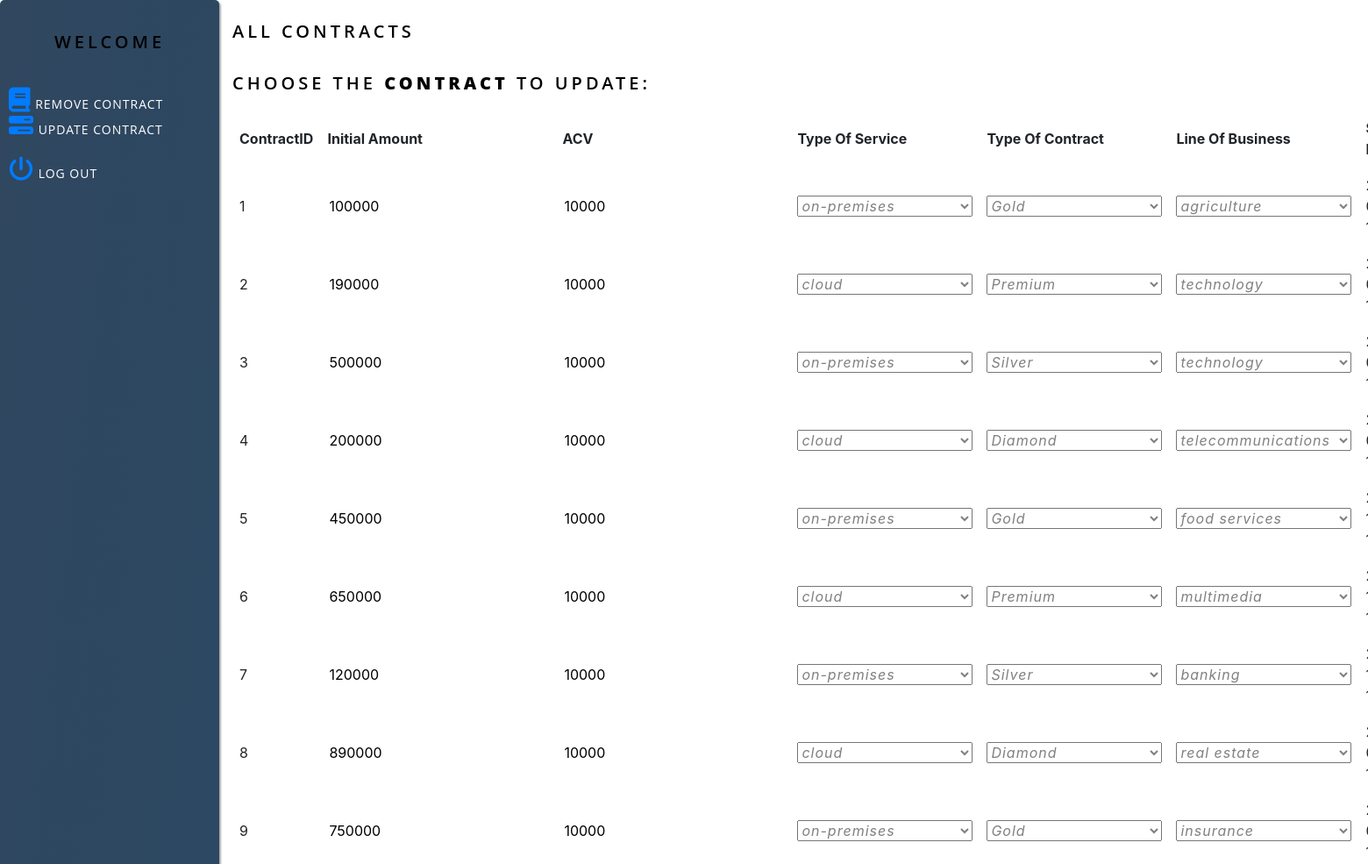
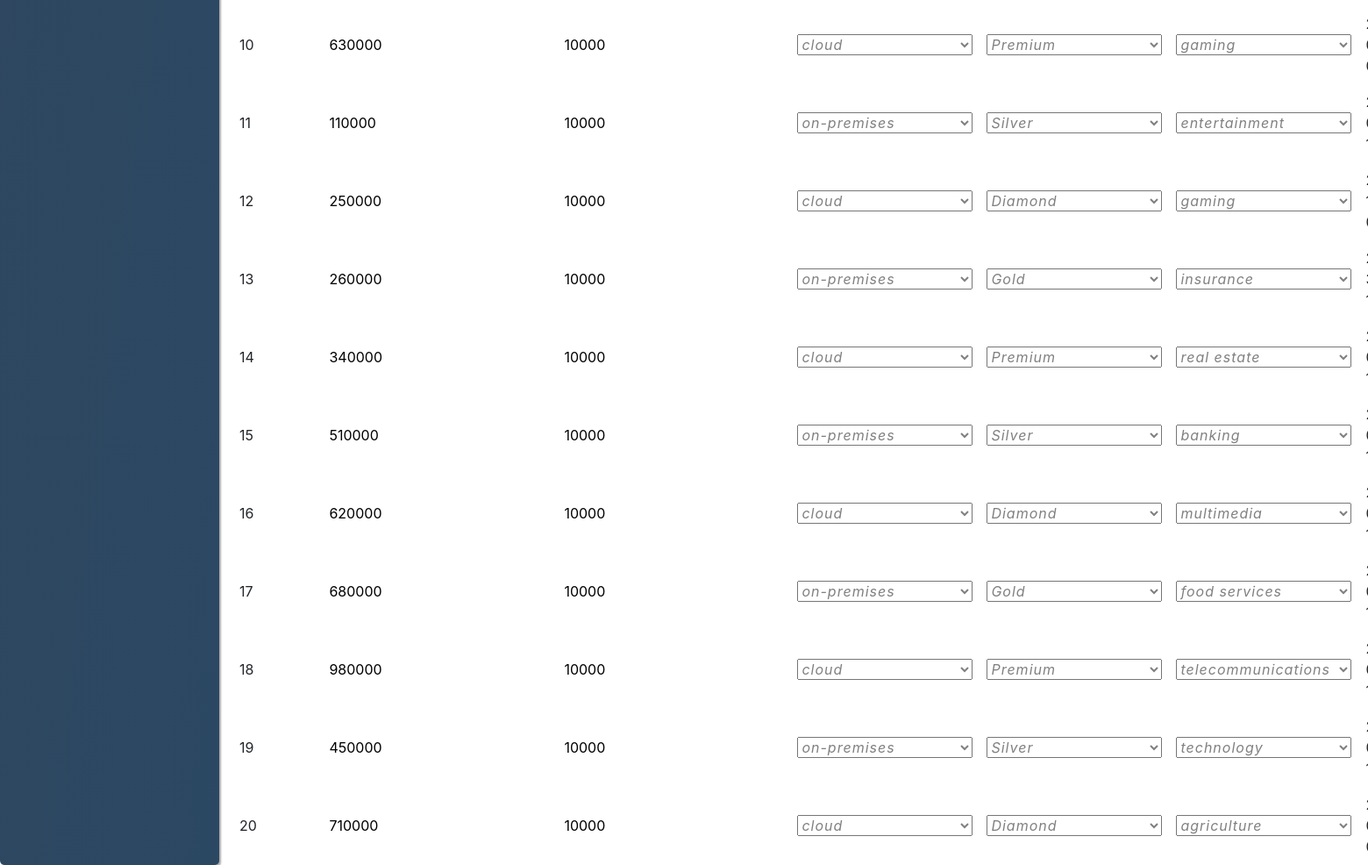
The app's page /Admin/updateContractPage.php with its own data (2 pictures, top to bottom).
### tables this page shows
CREATE TABLE Contract (
  contractId       INTEGER UNIQUE                                NOT NULL    AUTO_INCREMENT,
  companyId        INTEGER REFERENCES Company (companyId),
  initialAmount    REAL                                          NOT NULL,
  ACV              REAL                                          NOT NULL,
  typeOfService    ENUM ('on-premises', 'cloud')                 NOT NULL,
  typeOfContract   ENUM ('gold', 'premium', 'silver', 'diamond') NOT NULL,
  LineOfBusinessId INTEGER REFERENCES LineOfBusiness (lineOfBusinessId),
  startDate        VARCHAR(40)                                   NOT NULL,
  state            ENUM ('active', 'expired')                                DEFAULT 'active',
  satisfaction     TINYINT                                                   DEFAULT 0,
  PRIMARY KEY (contractId)
);

CREATE TABLE LineOfBusiness (
  lineOfBusinessId INTEGER UNIQUE                                                   NOT NULL AUTO_INCREMENT,
  businessTypeName VARCHAR(50)                                                      NOT NULL,
  tamId            INTEGER REFERENCES Employee (employeeId),
  PRIMARY KEY (lineOfBusinessId)
);

### web/Admin/updateContractPage.php (the view, shortened to what this page needs)
<?php
	require '../db.php';
	 $username = $_SESSION['username'];
	$sql_contract = "SELECT * FROM Contract";
	$contract_query = $mysqli->query($sql_contract);
?>
<!DOCTYPE html>
<html>
<head>
    <link rel="stylesheet" type="text/css" href="../css/style.css">
    <link href="../vendor/bootstrap/css/bootstrap.min.css" rel="stylesheet">
	<link href="../vendor/font-awesome/css/font-awesome.min.css" rel="stylesheet">
</head>
<body>
    <div class="container">
        <div class="sidenav">
			<p class="form-title"> Welcome <?=$username?></p>
			<br />
            <a href="removeContract.php">
                <i class="fa fa-2x fa-book text-primary sr-icons"></i>
                    Remove Contract</a> <br />
            <a href="updateContractPage.php">
                <i class="fa fa-2x fa-tasks text-primary sr-icons"></i>
					Update Contract</a> <br /> <br />
            <a href="../logout.php">
                <i class="fa fa-2x fa-power-off text-primary sr-icons"></i>
                    Log out</a> <br />
		</div>
		<br />
	<h2 class="text"> All Contracts </h2>
	<br />
	<p> Choose the <strong> Contract </strong> to Update: </p>
	<form action="updateContractPage.php" class="contracts" method="post" autocomplete="off">
			<table>
			<tr>
			    <th> ContractID </th>
			   	<th> Initial Amount </th>
			    <th> ACV </th>
			    <th> Type Of Service </th>
			    <th> Type Of Contract </th>
			    <th> Line Of Business</th>
			    <th> Start Date </th>
		    </tr>
		    <?php
		    	while($contract = $contract_query->fetch_assoc()) {
					$LineOfBusinessId = $contract['LineOfBusinessId'];
					$sql_lineOfBusiness = "SELECT businessTypeName FROM LineOfBusiness WHERE LineOfBusinessId = $LineOfBusinessId";
					$businessTypeName_query = $mysqli->query($sql_lineOfBusiness);
					$businessTypeName = $businessTypeName_query->fetch_assoc();
					echo "<tr class='clickable_row'>";
					echo "<td>" . $contract["contractId"] . "</td>";
				    echo "<td><input type='number' value='" . $contract["initialAmount"] . "' name='IA" . $contract["contractId"] . "'/></td>";
				    echo "<td><input type='number' value='" . $contract["ACV"] . "' name='AV" . $contract["contractId"] . "'/></td>";
				    if($contract["typeOfService"] === "cloud") {
				    	echo "<td><select name='typeOfService[]'>
				    			<option value='" . $contract["typeOfService"] . "' default>" . $contract["typeOfService"] . "</option>
				    			<option value='on-premises' default>on-premises</option>
				    		  <select></td>";
				    } else {
				    	echo "<td><select name='typeOfService[]'>
				    			<option value='" . $contract["typeOfService"] . "' default>" . $contract["typeOfService"] . "</option>
				    			<option value='cloud' default>cloud</option>
				    		  <select></td>";
				    }
				   	echo "<td><select name='typeOfContract[]'>";
				    echo "<option value='" . ucfirst($contract["typeOfContract"]) . "' default>" . ucfirst($contract["typeOfContract"]) . "</option>";
				    echo "<select></td>";
				    echo "<td><select name='businessTypeName[]'>";
				    echo "<option value='" . $businessTypeName['businessTypeName'] . "' default>" . $businessTypeName['businessTypeName'] . "</option>";
				    echo "<select></td>";
				    echo "<td>" . $contract["startDate"] . "</td>";
				    echo "</tr>";
				}
		    ?>
			</table>
	</form>
</div>
</body>
</html>

### web/css/style.css (style rules this page uses)
.sidenav { height: 100%; width: 250px; position: fixed; z-index: 1; top: 0; left: 0; background: linear-gradient(to bottom right, #30475f, #2b4863); background-color: #30475f; overflow-x: hidden; padding-top: 20px; font-family: 'Open Sans' , sans-serif; font-size: 14px; font-weight: 600; color: #FFFFFF; letter-spacing: 4px; box-shadow: 2px 2px 2px #aaaaaa; border-radius: 5px; }
.sidenav a { text-decoration: none; text-align: left; margin-left: 10px; margin-bottom: 20px; color: #FFFFFF; }
body { background: url('../images/cloud_trees.jpg') fixed; background-size: cover; padding: 0; }
.container { margin-left: 250px !important; }
p.form-title { font-family: 'Open Sans' , sans-serif; font-size: 20px; font-weight: 600; text-align: center; color: black; margin-top: 5%; text-transform: uppercase; letter-spacing: 4px; }
p { font-family: 'Open Sans' , sans-serif; font-size: 20px; font-weight: 600; color: black; text-transform: uppercase; letter-spacing: 4px; }
.text { font-family: 'Open Sans' , sans-serif; font-size: 20px; font-weight: 600; color: black; text-transform: uppercase; letter-spacing: 4px; }
.contracts form, .contracts table, .contracts select { width: 200px !important; }
form input[type="number"] { background: 0; border: 0; outline: 0; }
form input[type="submit"], a, button { width: 100%; font-size: 14px; text-transform: uppercase; font-weight: 500; margin-top: 16px; outline: 0; cursor: pointer; letter-spacing: 1px; }
select { width:100%; position: relative; font-family: 'Open Sans' , sans-serif; font-size: 12px; font-weight: 400; letter-spacing: 1px; font-style: italic; color: gray; text-align: left; }
table { border-collapse: collapse; padding-left: 20px; padding-right: 20px; }
th, td { padding: 8px; text-align: left; border-bottom: 1px solid #FFFFFF; }

### records on screen
contract: contractId "1", initialAmount "100000", ACV "10000", typeOfService "on-premises", typeOfContract "Gold", LineOfBusinessId.businessTypeName "agriculture"
contract: contractId "2", initialAmount "190000", ACV "10000", typeOfService "cloud", typeOfContract "Premium", LineOfBusinessId.businessTypeName "technology"
contract: contractId "3", initialAmount "500000", ACV "10000", typeOfService "on-premises", typeOfContract "Silver", LineOfBusinessId.businessTypeName "technology"
contract: contractId "4", initialAmount "200000", ACV "10000", typeOfService "cloud", typeOfContract "Diamond", LineOfBusinessId.businessTypeName "telecommunications"
contract: contractId "5", initialAmount "450000", ACV "10000", typeOfService "on-premises", typeOfContract "Gold", LineOfBusinessId.businessTypeName "food services"
contract: contractId "6", initialAmount "650000", ACV "10000", typeOfService "cloud", typeOfContract "Premium", LineOfBusinessId.businessTypeName "multimedia"
contract: contractId "7", initialAmount "120000", ACV "10000", typeOfService "on-premises", typeOfContract "Silver", LineOfBusinessId.businessTypeName "banking"
contract: contractId "8", initialAmount "890000", ACV "10000", typeOfService "cloud", typeOfContract "Diamond", LineOfBusinessId.businessTypeName "real estate"
contract: contractId "9", initialAmount "750000", ACV "10000", typeOfService "on-premises", typeOfContract "Gold", LineOfBusinessId.businessTypeName "insurance"
contract: contractId "10", initialAmount "630000", ACV "10000", typeOfService "cloud", typeOfContract "Premium", LineOfBusinessId.businessTypeName "gaming"
contract: contractId "11", initialAmount "110000", ACV "10000", typeOfService "on-premises", typeOfContract "Silver", LineOfBusinessId.businessTypeName "entertainment"
contract: contractId "12", initialAmount "250000", ACV "10000", typeOfService "cloud", typeOfContract "Diamond", LineOfBusinessId.businessTypeName "gaming"
contract: contractId "13", initialAmount "260000", ACV "10000", typeOfService "on-premises", typeOfContract "Gold", LineOfBusinessId.businessTypeName "insurance"
contract: contractId "14", initialAmount "340000", ACV "10000", typeOfService "cloud", typeOfContract "Premium", LineOfBusinessId.businessTypeName "real estate"
contract: contractId "15", initialAmount "510000", ACV "10000", typeOfService "on-premises", typeOfContract "Silver", LineOfBusinessId.businessTypeName "banking"
contract: contractId "16", initialAmount "620000", ACV "10000", typeOfService "cloud", typeOfContract "Diamond", LineOfBusinessId.businessTypeName "multimedia"
contract: contractId "17", initialAmount "680000", ACV "10000", typeOfService "on-premises", typeOfContract "Gold", LineOfBusinessId.businessTypeName "food services"
contract: contractId "18", initialAmount "980000", ACV "10000", typeOfService "cloud", typeOfContract "Premium", LineOfBusinessId.businessTypeName "telecommunications"
contract: contractId "19", initialAmount "450000", ACV "10000", typeOfService "on-premises", typeOfContract "Silver", LineOfBusinessId.businessTypeName "technology"
contract: contractId "20", initialAmount "710000", ACV "10000", typeOfService "cloud", typeOfContract "Diamond", LineOfBusinessId.businessTypeName "agriculture"
